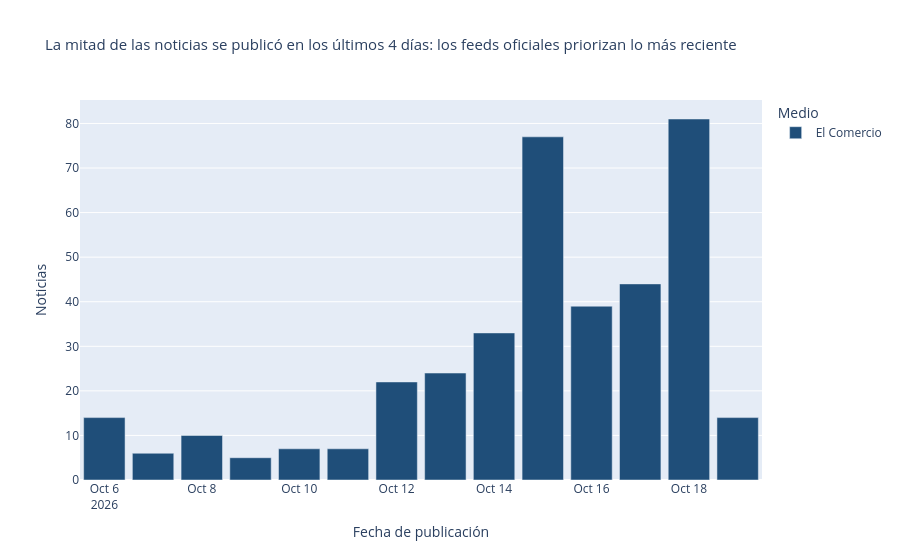

Source (notebook cell):
### Code cell
# Gráfico 2 – distribución en el tiempo
g2 = df.groupby(["fecha_dia", "medio"]).size().rename("n").reset_index()
if df["medio"].nunique() > 1:
    rango = df.groupby("medio")["fecha"].agg(["min", "max"])
    dias = (rango["max"] - rango["min"]).dt.days + 1
    titulo2 = (f"{dias.idxmax()} necesita {dias.max()} días para reunir sus noticias "
               f"vs. {dias.min()} días de {dias.idxmin()}: publica menos en estas secciones")
else:
    ultimo = df["fecha"].max()
    dias_mitad = int((ultimo - df["fecha"].median()).days) + 1
    titulo2 = (f"La mitad de las noticias se publicó en los últimos {dias_mitad} días: "
               "los feeds oficiales priorizan lo más reciente")
fig2 = px.bar(g2, x="fecha_dia", y="n", color="medio", color_discrete_map=COLORES,
              labels={"fecha_dia": "Fecha de publicación", "n": "Noticias", "medio": "Medio"},
              title=titulo2)
fig2.update_layout(title_font_size=15, bargap=0.15)
fig2.show()

### Figure 1 — Plotly figure (JSON) as saved in the notebook; plotly's stock layout.template omitted (floating-point values rounded to 4 significant figures)
{"data": [{"hovertemplate": "Medio=El Comercio<br>Fecha de publicación=%{x}<br>Noticias=%{y}<extra></extra>", "legendgroup": "El Comercio", "marker": {"color": "#1F4E79", "pattern": {"shape": ""}}, "name": "El Comercio", "orientation": "v", "showlegend": true, "textposition": "auto", "type": "bar", "x": ["2026-10-06", "2026-10-07", "2026-10-08", "2026-10-09", "2026-10-10", "2026-10-11", "2026-10-12", "2026-10-13", "2026-10-14", "2026-10-15", "2026-10-16", "2026-10-17", "2026-10-18", "2026-10-19"], "xaxis": "x", "y": [14, 6, 10, 5, 7, 7, 22, 24, 33, 77, 39, 44, 81, 14], "yaxis": "y"}], "layout": {"bargap": 0.15, "barmode": "relative", "legend": {"title": {"text": "Medio"}, "tracegroupgap": 0}, "title": {"font": {"size": 15}, "text": "La mitad de las noticias se publicó en los últimos 4 días: los feeds oficiales priorizan lo más reciente"}, "xaxis": {"anchor": "y", "domain": [0, 1], "title": {"text": "Fecha de publicación"}}, "yaxis": {"anchor": "x", "domain": [0, 1], "title": {"text": "Noticias"}}}}
